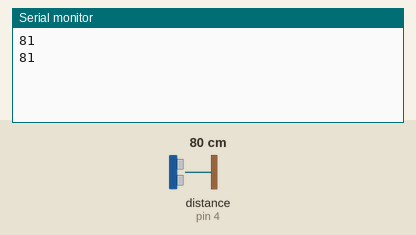
The sketch below on a simulated Arduino Uno, built with avr-gcc and run on an emulated ATmega328P. Shown: the last lines printed to the serial monitor. The test bench sets the inputs (shaded band); at power-on: distance to the obstacle (sensor on pin 4) 80 cm. The echo pulse lasts 58.3 µs per cm.

Above: at 5.8 s.
5.9 s: distance to the obstacle (sensor on pin 4) set to 2 cm
At 11.3 s:
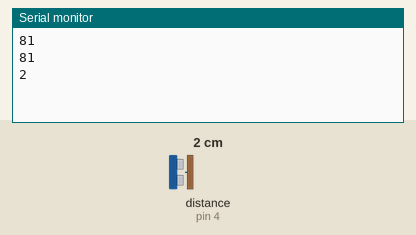
11.9 s: distance to the obstacle (sensor on pin 4) set to 4 cm
At 16.3 s:
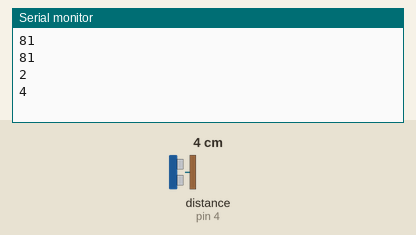
Timing chart, 0 to 17.8 s (numbered marks = the images above; inputs shaded):
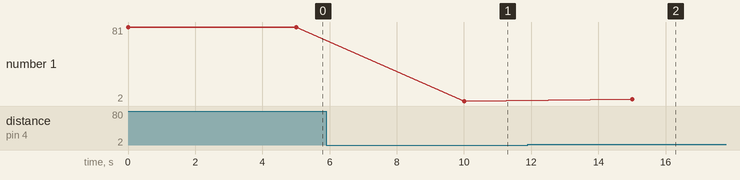

The sketch:

meranie_vzdialenosti.ino
```cpp
#include <NewPing.h>

#define PIN_TRIGGER 3
#define PIN_ECHO 4

#define MAX_DIST 450
#define MAX_ERROR_COUNT 10

NewPing sonar(PIN_TRIGGER, PIN_ECHO, MAX_DIST);

void setup() {
  Serial.begin(9600);
}

void loop() {
  int distance = sonar.ping_cm();
  int errorCount = 0;
  while((distance == 0) && (errorCount < MAX_ERROR_COUNT)) {
    errorCount++;
    distance = sonar.ping_cm();
  }
  Serial.println(distance);
  delay(5000);
}
```

Measured:
- after the input at 5.9 s, the serial monitor: prints a new line after 4.1 s (image 1)
- after the input at 11.9 s, the serial monitor: prints a new line after 3.1 s (image 2)
- plotted number 1: 81 → 2 after the input at 5.9 s, 2 → 4 after the input at 11.9 s
